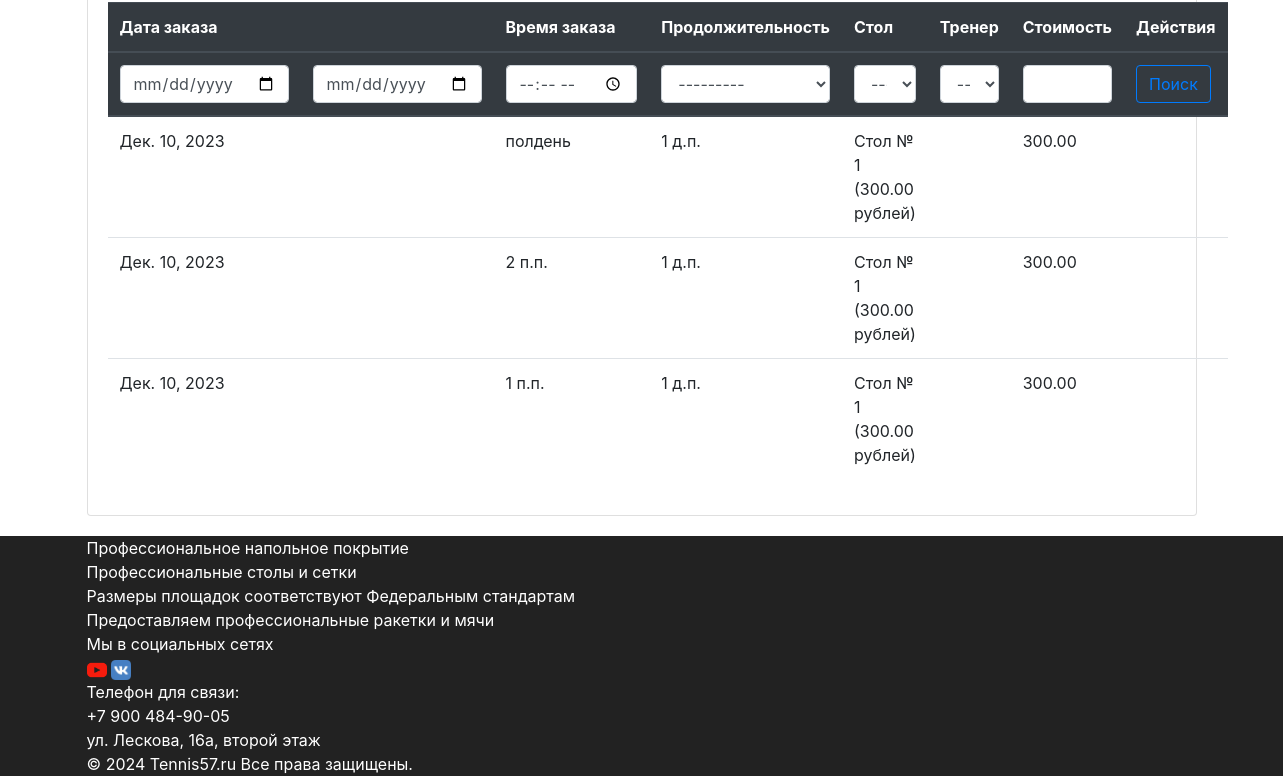
Page /privateOffice/ (signed in, lower part) on the earlier database version.
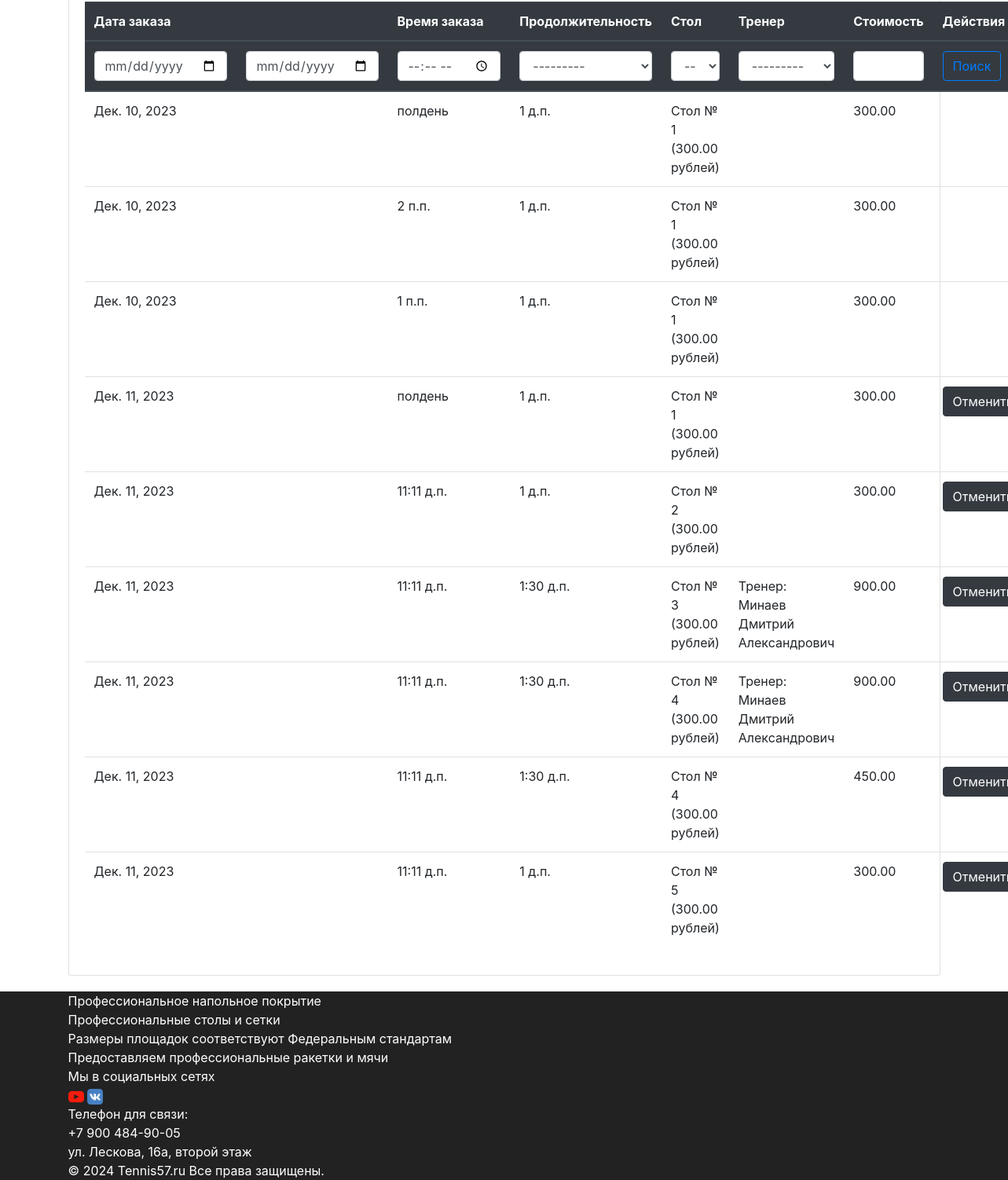
Same page on the later database version.
### main/models.py (models this page shows, shortened)
class Order(models.Model):
    date = models.DateField(verbose_name='Дата заказа')
    time = models.TimeField(verbose_name='Время заказа')
    duration = models.TimeField(verbose_name='Продолжительность', choices=[(dt.time(hour=x//2, minute=(x%2)*30), '{:02d}:{:02d}'.format(x//2, (x%2)*30)) for x in range(2, 5)])
    tableID = models.ForeignKey(Table, on_delete=models.CASCADE, verbose_name='Стол')
    customerID = models.ForeignKey(Customer, on_delete=models.CASCADE, verbose_name='Заказчик')
    price = models.DecimalField(verbose_name='Цена', max_digits=10, decimal_places=2)
    trenerID = models.ForeignKey(Trener, on_delete=models.CASCADE, verbose_name='Тренер', blank=True, null=True)
    endtime = models.TimeField(verbose_name='Время окончания', blank=True, null=True)
    def is_active(self):
        if self.date >= timezone.now().date():
            return True
        return False
    class Meta:
        verbose_name = 'Бронирование стола'
        verbose_name_plural = 'Бронирование стола'

class Table(models.Model):
    price = models.DecimalField(verbose_name='Цена', max_digits=10, decimal_places=2)
    describe = models.TextField(verbose_name='Описание', blank=True)
    def __str__(self):
        return "Стол № {} ({} рублей)".format(self.pk, self.price)
    class Meta:
        verbose_name = 'Стол'
        verbose_name_plural = 'Столы'

class Trener(models.Model):
    surname = models.CharField(max_length=32, verbose_name='Фамилия')
    name = models.CharField(max_length=16, verbose_name='Имя')
    patronymic = models.CharField(max_length=32, verbose_name='Отчество')
    phone_number = models.CharField(max_length=45, verbose_name='Номер телефона')
    email = models.EmailField(verbose_name='e-mail')
    image = models.ImageField(null=True, verbose_name='Фото')
    price = models.DecimalField(verbose_name='Стоимость занятия (руб/час)', max_digits=10, decimal_places=2)
    sports_rank = models.CharField(verbose_name='Спортивныйр азряд', max_length=32, default=" ", blank=True, null=True)
    education = models.TextField(verbose_name='Образование', default=" ", blank=True, null=True)
    peculiarities = models.CharField(verbose_name='Особенности', max_length=32, default=" ", blank=True, null=True)
    is_active = models.BooleanField(verbose_name='Можно ли забронировать', default=True)
    class Meta:
        verbose_name = 'Тренера'
        verbose_name_plural = 'Тренер'
        ordering = ['surname']
    def __str__(self):
        return "{} {} {}".format(self.surname, self.name, self.patronymic)

### main/views.py (the view, shortened to what this page needs)
# urls.py: path('privateOffice/', privateOffice, name='privateOffice'),
def privateOffice(request):
    if request.user.is_authenticated:
        customer = get_object_or_404(Customer, user=request.user)
        orders = Order.objects.filter(customerID=customer)
        competitions = RegistrationCompetition.objects.filter(customerID=customer)
        tables = Table.objects.all()
        treners = Trener.objects.all()
        comp_name = request.GET.getlist('comp_name')
        comp_date = request.GET.getlist('comp_date')
        comp_price = request.GET.getlist('comp_price')
        comp_paginator = Paginator(competitions, 5)
        page_number = request.GET.get("page")
        page_competitions = comp_paginator.get_page(page_number)
        order_date = request.GET.getlist('order_date')
        order_date_max = request.GET.getlist('order_date_max')
        order_time = request.GET.getlist('order_time')
        order_duration = request.GET.getlist('order_duration')
        order_table = request.GET.getlist('order_table')
        order_trener = request.GET.getlist('order_trener')
        order_price = request.GET.getlist('order_price')
        context = {'orders': set(orders),  'tables': tables, 'treners': treners, 'page_competitions': page_competitions}
        return render(request, 'main/privateOffice.html', context)
    else:
        return redirect('main_index')

### main/models.py (called while the page is built)
    def is_active(self):
        if self.data >= timezone.now().date():
            return True
        return False

### templates/main/privateOffice.html (shortened to what this page needs)
{% extends 'base.html' %}
{% load static %}
{% block content %}
<div class="container mt-5">
    <div class="row justify-content-center">
 <div class="col-md-12">
              <div class="card">
                <div class="card-body">
                     <table class="table">
  <thead class="thead-dark">
    <tr>
      <th scope="col">Дата заказа</th>
        <th></th>
      <th scope="col">Время заказа</th>
      <th scope="col">Продолжительность</th>
        <th scope="col">Стол</th>
        <th scope="col">Тренер</th>
        <th scope="col">Стоимость</th>
         <th scope="col">Действия</th>
    </tr>
    <tr>
        <form  class="form-container" action="{% url 'privateOffice' %}">
    <th><input class="form-control" type="date" name="order_date" value="{{ request.GET.order_date }}">  </th>
            <th><input class="form-control" type="date" name="order_date_max" value="{{ request.GET.order_date_max }}">  </th>
      <th><input class="form-control" type="time" name="order_time" value="{{ request.GET.order_time }}">  </th>
      <th>
          <select name="order_duration" class="form-control"  id="id_duration">
  <option value="" selected="">---------</option>
</select> </th>
        <th>
        <select class="form-control" id="table" name="order_table">
                                <option value="" selected="">---------</option>
                            </select>
        </th>
        <th>
         <select class="form-control" id="trener" name="order_trener">
                                <option value="" selected="">---------</option>
                            </select>
        </th>
       <th><input class="form-control" type="text" name="order_price" value="{{ request.GET.order_price }}">  </th>
         <th scope="col"><button type="submit" class="btn btn-outline-primary"> Поиск</button></th>
        </form>
    </tr>
  </thead>
  <tbody>
   {% for order in orders %}
    <tr>
        <td>{{ order.date }}</td>
        <td></td>
        <td>{{ order.time }}</td>
        <td>{{ order.duration }}</td>
        <td>{{ order.tableID }}</td>
        <td>
            {% if order.trenerID %}
                    Тренер: {{ order.trenerID }}
            {% endif %}
        </td>
        <td>{{ order.price }}</td>
        <td>
            {% if order.is_active %}
            <a href="{% url 'OrderDeleteView' order.id  %}" class="btn btn-dark">Отменить</a>
            {% endif %}
        </td>
    </tr>
  {% endfor %}
  </tbody>
</table>
                </div>
              </div>
            </div>
    </div>
</div>
{% endblock %}

Differences in the rows shown:
added Order: date "Дек. 11, 2023", time "полдень", duration "1 д.п.", tableID "Стол № 1 (300.00 рублей)", price "300.00", shows "Отменить"
added Order: date "Дек. 11, 2023", time "11:11 д.п.", duration "1 д.п.", tableID "Стол № 2 (300.00 рублей)", price "300.00", shows "Отменить"
added Order: date "Дек. 11, 2023", time "11:11 д.п.", duration "1:30 д.п.", tableID "Стол № 3 (300.00 рублей)", trenerID "Минаев Дмитрий Александрович", price "900.00", shows "Отменить"
added Order: date "Дек. 11, 2023", time "11:11 д.п.", duration "1:30 д.п.", tableID "Стол № 4 (300.00 рублей)", trenerID "Минаев Дмитрий Александрович", price "900.00", shows "Отменить"
added Order: date "Дек. 11, 2023", time "11:11 д.п.", duration "1:30 д.п.", tableID "Стол № 4 (300.00 рублей)", price "450.00", shows "Отменить"
added Order: date "Дек. 11, 2023", time "11:11 д.п.", duration "1 д.п.", tableID "Стол № 5 (300.00 рублей)", price "300.00", shows "Отменить"
